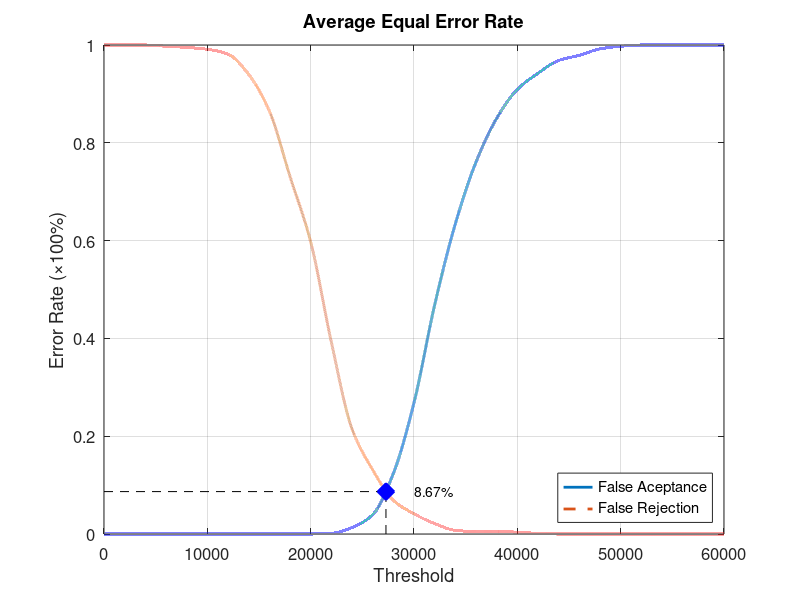
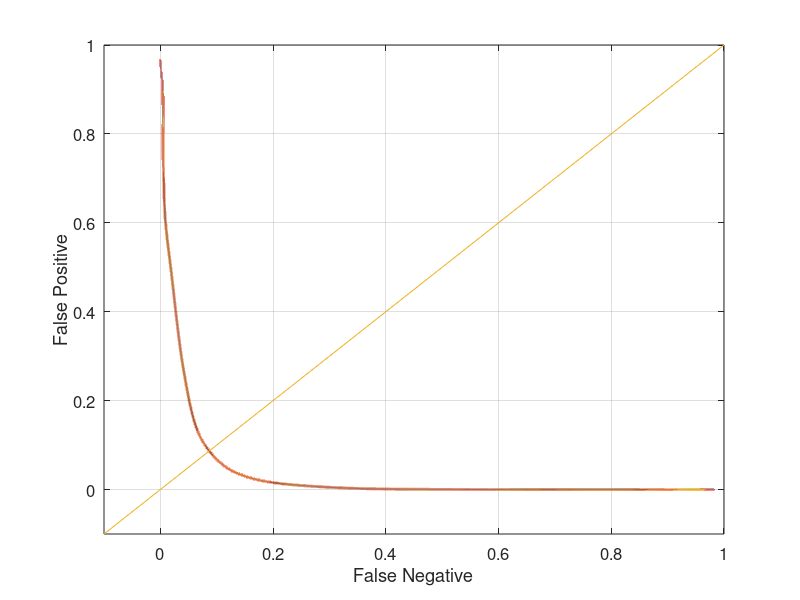

Source code (MATLAB) for these figures, in order:
function yEER = Experiment5Average
close all;
clear;
clc;
x = 0:2000:60000;
xq = 0:0.5:60000;

y0 = [0 0 0 0 0 0 0 0 0 0 0 0.00131579 0.0131579 0.0394737 0.123684 0.268421 0.468421 0.634211 0.760526 0.85 0.909211 0.942105 0.968421 0.978947 0.992105 0.997368 1 1 1 1 1];
yy0 = interp1(x, y0, xq, 'pchip');
y1 = [1 1 1 0.9975 0.995 0.99125 0.98125 0.94 0.865 0.73125 0.5975 0.3925 0.215 0.13125 0.06875 0.04125 0.02125 0.0075 0.005 0.005 0.00375 0.00125 0 0 0 0 0 0 0 0 0];
yy1 = interp1(x, y1, xq, 'pchip');

% Calculating EER: 
y2 = abs(y0 - y1);
find(y2 == min(y2))
yy2 = abs(yy0 - yy1);
xEER = find(yy2 == min(yy2));
xEERIndex = xq(xEER) % X-axis EER
yEER = yy0(xEER) % Y-axis EER

main = figure
plot(xq, yy0,'-','LineWidth', 2);	hold on
plot(xq, yy1,'--','LineWidth', 2);	hold on
plot([xEERIndex xEERIndex], [0 yEER], 'k--');	hold on
plot([0 xEERIndex], [yEER yEER], 'k--');	hold on
plot(xEERIndex, yEER, 'bx', 'LineWidth', 10);	hold on
text(xEERIndex + 10 * xEERIndex / 100, yEER, [num2str(round((10000 * yEER)) / 100) '%'])
legend('False Aceptance', 'False Rejection', 'Location', 'SouthEast')
xlabel('Threshold')
ylabel('Error Rate (\times100%)')
title('Average Equal Error Rate')
set(gca, 'FontSize', 12)
axis([0 60000 0 1])
grid on

print(main, 'Experiment5AverageMain', '-dpng');
FNRxFPR = figure('Color', [1 1 1]);
plot(yy1, yy0, '-', yy1, yy0, 'LineWidth', 2);
hold on
y = -0.1:0.1:1
plot(y, y); 
set(gca, 'FontSize', 12)
xlabel('False Negative')
ylabel('False Positive')
axis([-0.1 1 -0.1 1])
set(gca, 'FontSize', 12)
grid on

print(FNRxFPR, 'Experiment5AverageFNRxFPR','-dpng');
end
